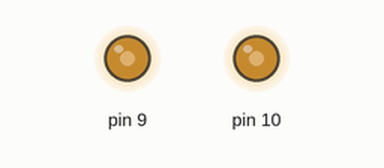
A sketch run on a simulated Arduino Uno, built with avr-gcc and run on an emulated ATmega328P. Parts: output pins drawn as LEDs (lit = HIGH).

Above: at 0.1 s.
Timing chart, 0 to 1.6 s (numbered marks = the images above):
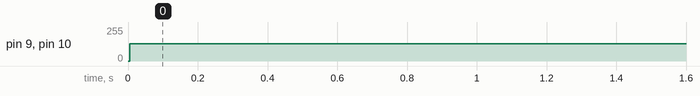

Measured:
- by itself, pin 9, pin 10: 0/255 → 128/255 at 0.01 s

The sketch:

100hz.ino
```cpp
unsigned long int freq;
unsigned long int pwm;

void setup(){
  freq = 5000;
  pwm = freq / 2;

  pinMode(9, OUTPUT);
  pinMode(10, OUTPUT);

  ICR1 = freq; // for ICR1 = 1000, frequency = 1kHz.
  TCCR1A = _BV(COM1A1) | _BV(COM1B1) ; // phase and frequency correct mode. NON-inverted mode
  TCCR1B = _BV(WGM13) | _BV(CS11); // Select mode 8 and select divide by 8 on main clock.
  OCR1B = pwm;
  OCR1A = pwm;

}

void loop(){

}
```
